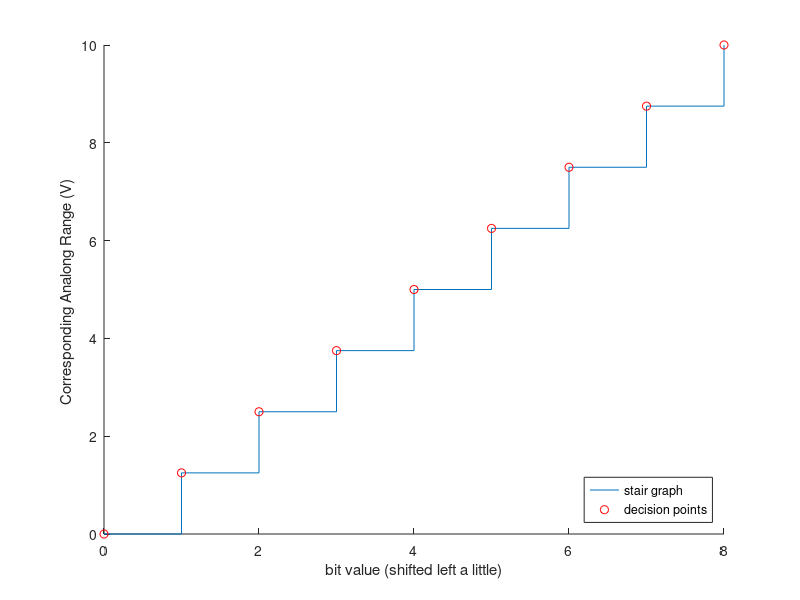

Recreate this plot in MATLAB.
clear 
close

n = [3 4 8 12 16 32 64];
step = 10 ./ 2.^n;

%%Plots with dots and 90% line
% Enter x and y axis values here
run = [0 1 2 3 4 5 6 7 8];
rise = run.*step(1);

%% Enter axis labels to use, comment out otherwise
xstring = 'bit value (shifted left a little)';
ystring = 'Corresponding Analong Range (V) ';
%Set the percent mark of y-axis "response time"
% else comment out
%percent_fit = 100;

% Calculate axis ranges
dim_offset = 0.15;
drun = abs(max(run) - min(run));
drise = abs(max(rise)-min(rise));
%drise = drun;
dims = [min(run)-drun*dim_offset ...
        max(run)+drun*dim_offset ...
        min(rise)-drise*dim_offset ...
        max(rise)+drise*dim_offset];


%subplot(2,1,1);
hold on
t = stairs(run, rise);
p = plot(run, rise,'or');
%set(gca,'YScale','log');


%axis(dims );
if(exist('xstring') & exist('ystring'))
    xlabel(xstring );
    ylabel(ystring );
end

% Calculate and plot percent fit line, if required
if(exist('percent_fit'))
    m = (max(rise) - min(rise))* percent_fit/100 + min(rise);

    y = ones([1,length(run)])*m;
     l = plot(run,y,'g');

    px = drun*.75 + min(run);
    py = drise*.25 + min(rise);
    rtext = strcat(num2str(percent_fit),'% response ', ' ');
    text(px,py,rtext,'Color','g');
end

legend('stair graph', 'decision points' ,'Location','SouthEast');

hold off